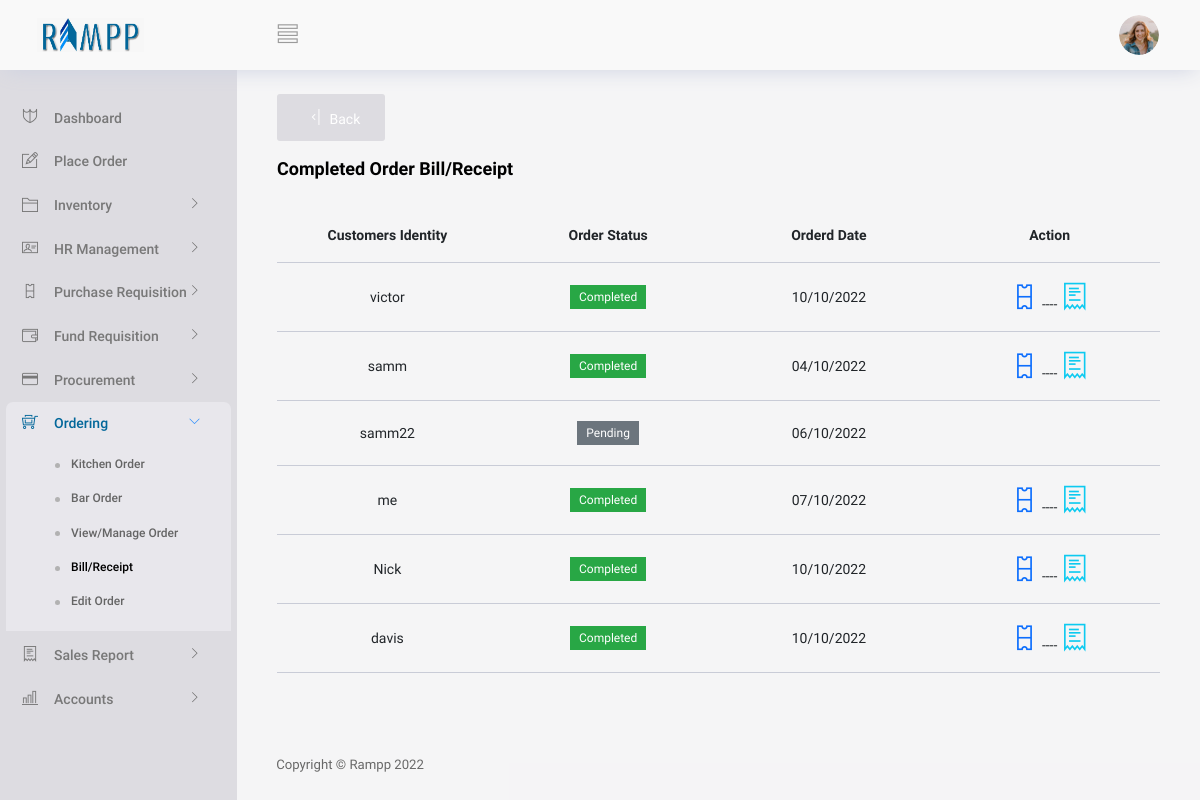
The page /View/Ordering/orderReceipt.php (signed in) on the database its author committed.
### tables this page shows
CREATE TABLE IF NOT EXISTS `customer` (
  `customerId` int(11) NOT NULL AUTO_INCREMENT,
  `customerName` varchar(100) DEFAULT NULL,
  `orderCount` int(100) NOT NULL,
  `completeCount` int(100) DEFAULT NULL,
  `status` tinyint(1) NOT NULL,
  `sallerId` int(70) NOT NULL,
  `date` date NOT NULL DEFAULT '1111-11-11',
  `time` varchar(30) NOT NULL,
  PRIMARY KEY (`customerId`)
);

### Controller/generalController.php (called while the page is built, shortened)
<?php
class GeneralController
{
    function getCompletedOrderById($conn)
    {
        $items1 = array();
        $query1 ="SELECT * FROM customer";
        $results1 = mysqli_query($conn,$query1);
        while($row1 = mysqli_fetch_array($results1)){
           $items1[] = $row1;
        }
        return $items1;
    }
}

### View/Ordering/orderReceipt.php (the view, shortened to what this page needs)
<?php
   if(isset($_SESSION['validuser']))
   {
     include("../partials/_header.php");
     require("../../Controller/generalController.php");
     $conn = conString1();
    $UserUtils = new GeneralController();
    $order =  $UserUtils->getCompletedOrderById($conn);
?>
<body>
  <div class="container-scroller">
    <?php  include("../partials/_navbar.php"); ?>
    <div class="container-fluid page-body-wrapper">
      <div class="main-panel">
        <div class="content-wrapper gbgn">
        <button type="button" id="back" class="btn btn-icon-text text-white" style="background:#dddce1;" onClick="window.history.back()">
          <i class="ti-shift-left-alt btn-icon-append"></i>
          Back
        </button>
          <br/>
          <br/>
          <div class="row">
            <div class="col-md-12 grid-margin">
              <div class="d-flex justify-content-between align-items-center">
                <div>
                  <h4 class="font-weight-bold mb-0">Completed Order Bill/Receipt</h4>
                </div>
              </div>
            </div>
          </div>
         <div class="row">
         <div class="col-12 grid-margin ">
              <div class="" >
                <div class="">
                <div class="table-responsive">
                    <table class="table table-hover">
                        <thead>
                            <tr>
                                <th class="text-center" width="25%">Customers Identity</th>
                                <th class="text-center" width="25%">Order Status</th>
                                <th class="text-center" width="25%">Orderd Date</th>
                                <th class="text-center" width="25%">Action</th>
                            </tr>
                        </thead>
                        <tbody>
                        <?php
                           if (count($order) < 1) {
                        ?>
                        <tr>
                        <th colspan="4" class="text-center">No Completed Order</th>
                        </tr>
                          <?php
                           }else{
                              foreach ($order as $index => $value) {
                          ?>
                              <tr>
                                <td class="text-center"><?php echo $value['customerName'] ?></td>
                                <td class="text-center">
                                  <?php
                                      if( $value["completeCount"] == $value["orderCount"]) {
                                  ?>
                                    <label class='badge badge-success'>Completed</label>
                                  <?php
                                    }else{
                                    ?>
                                      <label class='badge badge-secondary'>Pending</label>
                               <?php
                                    }
                                  ?>
                                </td>
                                <td class="text-center"><?php echo date('d/m/Y',strtotime($value["date"])) ?></td>
                                <td class="text-center">
                                  <?php
                                      if( $value["completeCount"] == $value["orderCount"]) {
                                  ?>
                                    <div class="">
                                        <div class="">
                                        <span ata-bs-toggle="tooltip" data-bs-placement="left" title="Print Bill">
                                          <i class="ti-ticket btn-icon-append dropbtn text-primary" data-bs-toggle="modal11" data-bs-target="#receptModal" onClick="bill('<?php echo $value["customerId"] ?>')"style="font-size:28px"></i>
                                        </span>
                                        ----
                                         <span ata-bs-toggle="tooltip" data-bs-placement="left" title="Print Receipt">
                                            <i class="ti-receipt btn-icon-append dropbtn text-info" data-bs-toggle="modal" data-bs-target="#receptModal" onClick="receipt('<?php echo $value["customerId"] ?>')"style="font-size:28px"></i>
                                          </span>
                                        </div>
                                    </div>
                                  <?php
                                    }else{
                                    ?>
                               <?php
                                    }
                                  ?>
                                </td>
                              </tr>
                              <?php
                              }
                              }
                                ?>
                        </tbody>
                    </table>
                </div>
                </div>
              </div>
            </div>
         </div>
        </div>
        <?php include("../partials/_footer.php"); ?>
        </div>
        </div>
      </div>
<?php
 include("../partials/_script.php");
?>
<?php
 }
 else
 {
    header("Location: ../../index.php?message=loginNot");
    exit;
 }
?>

### www/css/s1.css (style rules this page uses)
.gbgn { background-color: #dddce14d !important; }

### rows shown on the page
customer: customerName "victor", completeCount "Completed", date "10/10/2022"
customer: customerName "samm", completeCount "Completed", date "04/10/2022"
customer: customerName "samm22", completeCount "Pending", date "06/10/2022"
customer: customerName "me", completeCount "Completed", date "07/10/2022"
customer: customerName "Nick", completeCount "Completed", date "10/10/2022"
customer: customerName "davis", completeCount "Completed", date "10/10/2022"
